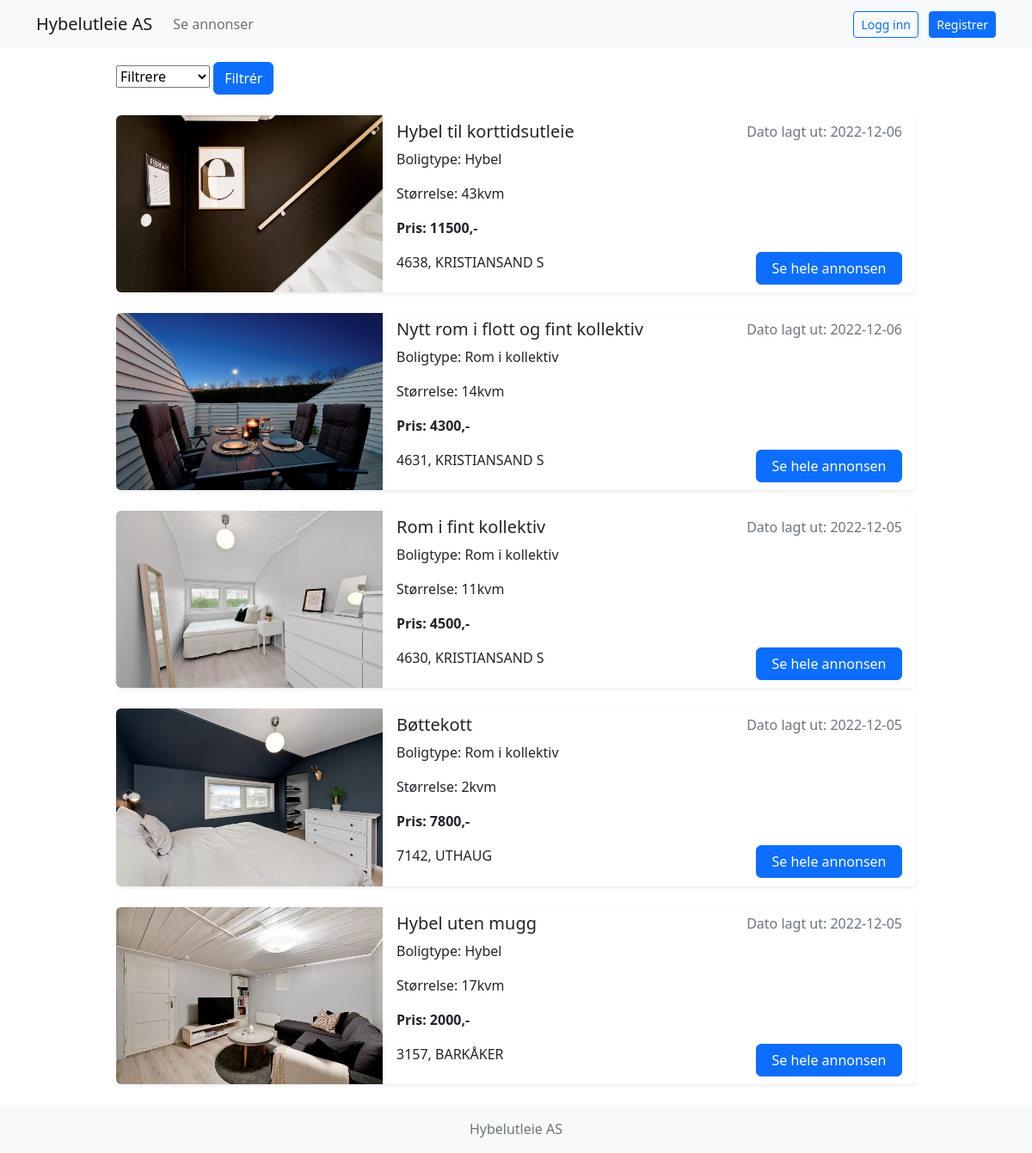
The page /public/index.php on the database its author committed.
### tables this page shows
CREATE TABLE `advert` (
  `ad_id` int(11) NOT NULL,
  `ad_title` varchar(150) NOT NULL,
  `ad_image` varchar(255) DEFAULT NULL,
  `ad_residence_type` int(11) NOT NULL,
  `ad_desc` varchar(1700) NOT NULL,
  `ad_size` int(11) NOT NULL,
  `ad_price` int(11) NOT NULL,
  `ad_street_address` varchar(255) NOT NULL,
  `ad_zip` varchar(4) NOT NULL,
  `ad_status` tinyint(1) NOT NULL DEFAULT 1,
  `ad_timestamp` date NOT NULL DEFAULT current_timestamp(),
  `ad_user_id` int(11) NOT NULL
);

CREATE TABLE `residence_type` (
  `residence_type_id` int(11) NOT NULL,
  `residence_type_name` varchar(255) NOT NULL
);

CREATE TABLE `city` (
  `zip_code` varchar(4) DEFAULT NULL,
  `zip_location` varchar(20) DEFAULT NULL
);

### private/functions.php (called while the page is built, shortened)
<?php
    function url_for($script_path) {
    if($script_path[0] != '/') {
        $script_path = "/" . $script_path;
    }
    return WWW_ROOT . $script_path;
    }
?>

### private/initialize.php (called while the page is built, shortened)
<?php
    require_once('functions.php');
    $session = new Session;
?>

### private/classes/session.class.php (called while the page is built, shortened)
<?php
require_once(__DIR__ . "/../initialize.php");
class Session {
    public $user_id;
    public function is_logged_in() {
        return isset($this->user_id);
    }
}

### private/classes/advert.class.php (called while the page is built, shortened)
<?php
require_once(__DIR__ . '/../initialize.php');
class Advert extends Database {
    public static function ad_select_all ($filter) {
        $sql = "SELECT advert.ad_id, advert.ad_title, advert.ad_image, advert.ad_size, advert.ad_price, advert.ad_street_address, advert.ad_zip, advert.ad_timestamp, city.zip_location, residence_type.residence_type_name
        FROM advert
        LEFT JOIN city ON (advert.ad_zip = city.zip_code)
        LEFT JOIN residence_type ON (advert.ad_residence_type = residence_type.residence_type_id)
        WHERE advert.ad_status=1 ";
        switch ($filter) {
            default:
                $sql .= "ORDER BY ad_timestamp DESC";
                break;
        }
        $result = Database::$db->query($sql);
        return $result;
    }
}

### public/index.php (the view, shortened to what this page needs)
<?php
require_once('../private/initialize.php');
include(INC_PATH . '/header.php');
?>
<div class="container d-flex align-items-center">
    <div class="pt-3 col-lg-10 mx-auto">
        <form action="" method="get">
            <select name="filter">
                <option value="" disabled selected>Filtrere</option>
            </select>
            <button type="submit" class="btn btn-primary">Filtrér</button>
        </form>
        <?php
        $ads = new Advert();
        $ads = $ads->ad_select_all(isset($_GET['filter']) ? $_GET['filter'] : '');
        while ($ad = $ads->fetch_object()) {
        ?>
            <div class="card shadow-sm border-0 my-4">
                <div class="row g-0">
                    <div class="col-md-4 ad-image text-center bg-light">
                        <img src="<?php echo $ad->ad_image; ?>" class="img-fluid rounded-start h-100" alt="Denne annonsen har ikke bilde">
                    </div>
                    <div class="col-md-8 align-self-center">
                        <div class="card-body py-1">
                            <div class="d-flex justify-content-between">
                                <h5 class="card-title"><?php echo $ad->ad_title; ?></h5>
                                <div class="text-muted">Dato lagt ut: <?php echo $ad->ad_timestamp; ?></div>
                            </div>
                            <p class="card-text">Boligtype: <?php echo $ad->residence_type_name; ?></p>
                            <p class="card-text">Størrelse: <?php echo $ad->ad_size; ?>kvm</p>
                            <p class="card-text"><strong>Pris: <?php echo $ad->ad_price; ?>,-</strong></p>
                            <div class="d-flex justify-content-between">
                                <p><?php echo $ad->ad_zip . ", " . $ad->zip_location; ?></p>
                                <form action="<?php echo url_for('/pages/viewOneAd.php'); ?>" method="get">
                                    <button type="submit" class="btn btn-ads btn-primary">Se hele annonsen</button>
                                </form>
                            </div>
                        </div>
                    </div>
                </div>
            </div>
        <?php } ?>
    </div>
</div>
<?php
include(INC_PATH . '/footer.php');

### private/inc/header.php (shortened to what this page needs)
<?php
require_once(__DIR__ . '/../initialize.php');
?>
<!doctype html>
<html lang="en" class="h-100">
<head>
    <link href="https://cdn.jsdelivr.net/npm/bootstrap@5.2.2/dist/css/bootstrap.min.css" rel="stylesheet">
    <link rel="stylesheet" href="https://cdnjs.cloudflare.com/ajax/libs/font-awesome/6.2.1/css/all.min.css">
    <link rel="stylesheet" href="<?php echo url_for('assets/css/style.css'); ?>">
</head>
<body class="d-flex flex-column h-100">
    <header>
        <nav class="navbar navbar-expand-lg navbar-light bg-light">
            <div class="container">
                <a class="navbar-brand" href="<?php echo url_for('/index.php'); ?>">Hybelutleie AS</a>
                <div class="collapse navbar-collapse" id="navbarSupportedContent">
                    <ul class="navbar-nav me-auto mb-2 mb-lg-0">
                        <li class="nav-item">
                            <a class="nav-link" href="<?php echo url_for('/index.php'); ?>">Se annonser</a>
                        </li>
                    </ul>
                    <ul class="navbar-nav ms-auto mb-2 mb-lg-0">
                        <?php if ($session->is_logged_in()) { ?>
                            <li class="nav-item">
                                <a class="nav-link" href="<?php echo url_for('/pages/myAds.php'); ?>">Mine annonser</a>
                            </li>
                            <li class="nav-item">
                                <a class="nav-link" href="<?php echo url_for('/pages/createAd.php'); ?>">Lag ny annonse</a>
                            </li>
                            <div>
                                <a class="btn btn-outline-primary btn-sm me-2" href="<?php echo url_for('/pages/updateUser.php'); ?>"><i class="fa-solid fa-user"></i>Min Profil</a>
                                <a class="btn btn-primary btn-sm" href="<?php echo url_for('/pages/logout.php'); ?>">Logg ut</a>
                            </div>
                        <?php } else { ?>
                            <div>
                                <a class="btn btn-outline-primary btn-sm me-2" href="<?php echo url_for('/pages/login.php'); ?>">Logg inn</a>
                                <a class="btn btn-primary btn-sm" href="<?php echo url_for('/pages/register.php'); ?>">Registrer</a>
                            </div>
                        <?php }
                        ?>
                    </ul>
                </div>
            </div>
        </nav>
    </header>

### private/inc/footer.php (shortened to what this page needs)
<footer class="footer mt-auto text-center bg-light">
    <div class="container py-3">
        <span class="text-muted">Hybelutleie AS </span>
    </div>
</footer>
</body>
</html>

### public/assets/css/style.css (style rules this page uses)
.btn-ads { min-width: 170px; }
.ad-image { max-height: 300px; }

### rows shown on the page
advert: ad_image (picture), ad_title "Hybel til korttidsutleie", ad_timestamp "2022-12-06", ad_residence_type.residence_type_name "Hybel", ad_size "43", ad_price "11500", ad_zip "4638", city.zip_location "KRISTIANSAND S"
advert: ad_image (picture), ad_title "Nytt rom i flott og fint kollektiv", ad_timestamp "2022-12-06", ad_residence_type.residence_type_name "Rom i kollektiv", ad_size "14", ad_price "4300", ad_zip "4631", city.zip_location "KRISTIANSAND S"
advert: ad_image (picture), ad_title "Rom i fint kollektiv", ad_timestamp "2022-12-05", ad_residence_type.residence_type_name "Rom i kollektiv", ad_size "11", ad_price "4500", ad_zip "4630", city.zip_location "KRISTIANSAND S"
advert: ad_image (picture), ad_title "Bøttekott", ad_timestamp "2022-12-05", ad_residence_type.residence_type_name "Rom i kollektiv", ad_size "2", ad_price "7800", ad_zip "7142", city.zip_location "UTHAUG"
advert: ad_image (picture), ad_title "Hybel uten mugg", ad_timestamp "2022-12-05", ad_residence_type.residence_type_name "Hybel", ad_size "17", ad_price "2000", ad_zip "3157", city.zip_location "BARKÅKER"
